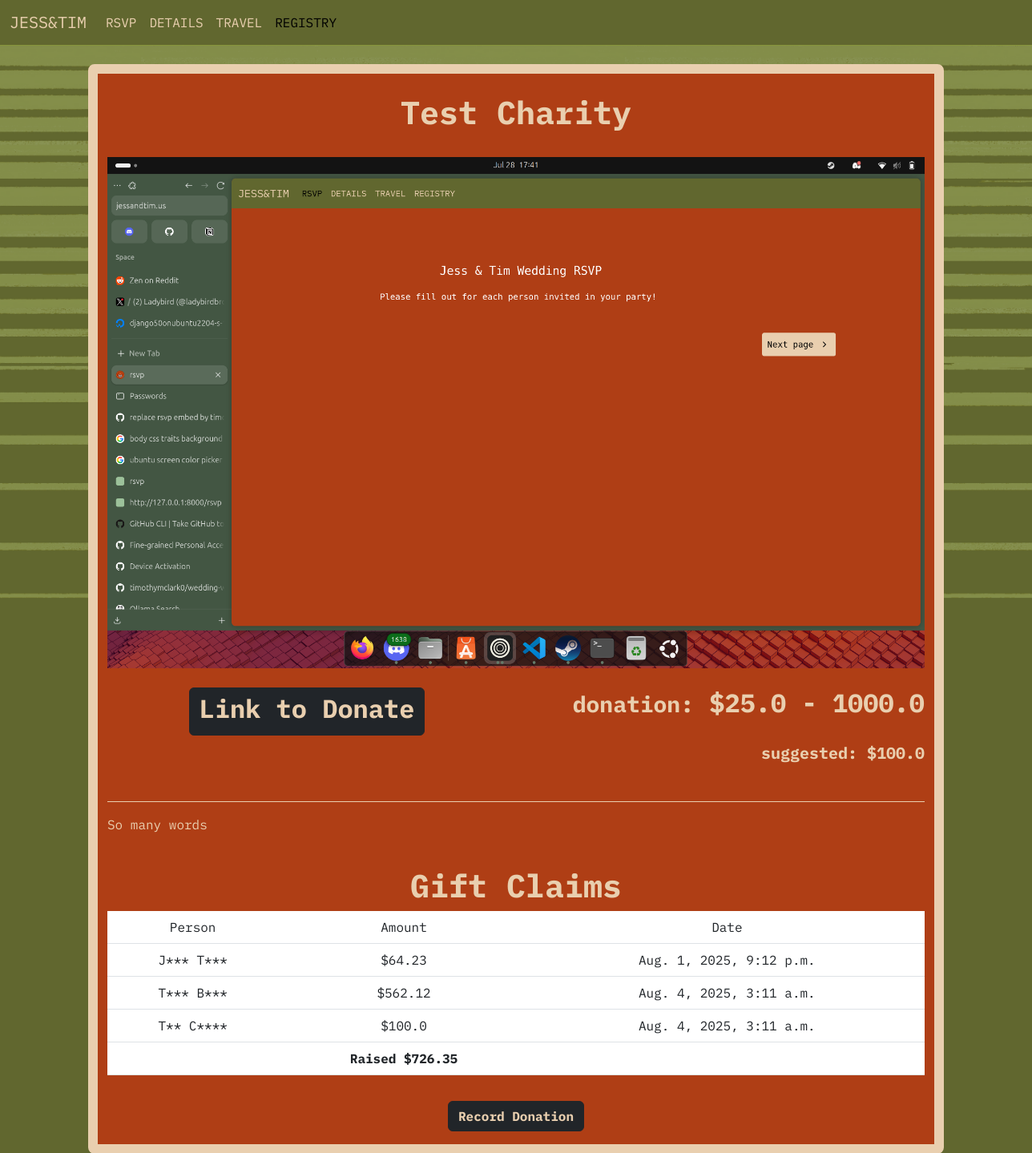
Page /registry/gift/charitable-option on the committed database.
### registry/models.py (models this page shows, shortened)
class Gift(models.Model):
    name = models.CharField(max_length=255)
    description = models.TextField(max_length = 5000, null = True, blank = True)
    price = models.FloatField()
    price_range_low = models.FloatField(null=True, blank=True)
    price_range_high = models.FloatField(null = True, blank=True)
    url = models.URLField(null=True)
    thumbnail_base = models.FileField(null = True, blank=True)
    thumbnail = models.FileField(null=True, blank=True)
    slug = models.CharField(max_length=255)
    number_requested = models.IntegerField(default=1)

class Claim(models.Model):
    name = models.CharField(max_length=255)
    claimed_gift = models.ForeignKey(Gift, on_delete=models.CASCADE)
    quantity = models.IntegerField(default = 1)
    amount = models.FloatField(null=True, blank=True)
    time = models.DateTimeField(default = timezone.now)
    visible = models.BooleanField(default=True)

### registry/views.py (the view)
# urls.py: path('gift/<str:slug>', gift_page, name='gift_page'),
def gift_page(request, slug):
    gift_obj = get_object_or_404(Gift, slug=slug)
    claims = Claim.objects.filter(claimed_gift=gift_obj, visible=True)
    total = sum([x.amount for x in claims if x.amount])
    context = {'gift': gift_obj, 'claims': claims, 'total':total}
    return render(request, 'registry/gift_page.html', context)

### registry/templatetags/anonymize.py (called while the page is built)
@register.filter
@stringfilter
def hide_name(value):
    all_words = value.split(' ')
    all_words = ' '.join([x[0] + (len(x) - 1)*'*' for x in all_words])
    return all_words

### registry/templates/registry/gift_page.html (shortened to what this page needs)
{% extends 'registry/base.html' %}
{% load static %}
{% load anonymize %}
{% load tz %}
{% block content %}
<nav class="navbar navbar-expand-lg bg-body-tertiary" style="z-index:99999999999999999999999999999">
    <div class="container-fluid align-items-center">
        <a class="navbar-brand ibm-plex-mono-regular rsvp-light-txt" href="{% url 'savedate:savethedate' %}">JESS&TIM</a>
        <div class="collapse navbar-collapse" id="navbarNav">
            <ul class="navbar-nav">
                <li>
                    <a class="nav-link ibm-plex-mono-regular rsvp-light-txt" href="{% url 'savedate:notion' 'rsvp' %}">RSVP</a>
                </li>
                <li>
                    <a class="nav-link ibm-plex-mono-regular rsvp-light-txt" href="{% url 'savedate:notion' 'details' %}">DETAILS</a>
                </li>
                <li>
                    <a class="nav-link ibm-plex-mono-regular rsvp-light-txt" href="{% url 'savedate:notion' 'travel' %}">TRAVEL</a>
                </li>
                <li>
                    <a class="nav-link active ibm-plex-mono-regular rsvp-light-txt" aria-current="page" href="{% url 'registry:registry' %}">REGISTRY</a>
                </li>
            </ul>
        </div>
    </div>
</nav>
<div class="background-img" >
    <div class="container">
        <div class="row g-4 m-4 gift-card">
            <div class="col-md-12">
                <h1 class="ibm-plex-mono-bold rsvp-light-txt text-center">{{ gift.name }}</h1>
            </div>
            <div class="col-md-12 text-center">
                <img src="{{ gift.thumbnail_base }}" class="img-fluid">
            </div>
            <div class="col-md-6 text-center">
                {% if gift.price_range_low %}
                <a class="btn btn-dark" href={{ gift.url }}><h2 class="ibm-plex-mono-bold rsvp-light-txt">Link to Donate</h2></a>
                {% else %}
                <a class="btn btn-dark" href={{ gift.url }}><h2 class="ibm-plex-mono-bold rsvp-light-txt">Link to Gift</h2></a>
                {% endif %}
            </div>
            <div class="col-md-6 text-end">
                {% if gift.price_range_low %}
                <h2 class="ibm-plex-mono-bold rsvp-light-txt"><small>donation:</small> <b>${{ gift.price_range_low }} - {{ gift.price_range_high }}</b></h2><br>
                <h5 class="ibm-plex-mono-bold rsvp-light-txt">suggested: ${{gift.price}}<h5>
                {% else %}
                <h2 class="ibm-plex-mono-bold rsvp-light-txt"><small>price:</small> <b>${{ gift.price }}</b></h2>
                {% endif %}
            </div>
            <div class="col-md-12">
                <hr class="hr">
                <p class="ibm-plex-mono-regular rsvp-light-txt">{{ gift.description }}</p>
            </div>
            <div class="col-md-12">
                <h1 class="ibm-plex-mono-bold rsvp-light-txt text-center">Gift Claims</h1>
                <table class="table text-center">
                    <thead>
                        <tr>
                            <th scope="col" class="ibm-plex-mono-regular rsvp-light-txt">Person</th>
                            <th scope="col" class="ibm-plex-mono-regular rsvp-light-txt">Amount</th>
                            <th scope="col" class="ibm-plex-mono-regular rsvp-light-txt">Date</th>
                        </tr>
                    </thead>
                    <tbody>
                        {% for p in claims %}
                        <tr>
                            <th scope="row" class="ibm-plex-mono-regular rsvp-light-txt">{{ p.name|hide_name }}</th>
                            <td class="ibm-plex-mono-regular rsvp-light-txt">${{ p.amount}}</td>
                            <td class="ibm-plex-mono-regular rsvp-light-txt">{{ p.time|localtime }}</td>
                        </tr>
                        {% endfor %}
                    </tbody>
                    <tfoot>
                        <th scope="row"></th>
                        {% if gift.price_range_low %}
                        <td scope="row" class="ibm-plex-mono-bold rsvp-light-txt">Raised ${{ total }}</td>
                        {% else %}
                        <td scope="row" class="ibm-plex-mono-bold rsvp-light-txt">Covered ${{ total }} / ${{ gift.price }}</td>
                        {% endif %}
                        <td></td>
                    </tfoot>
                </table>
            </div>
            <div class="col-md-12 text-center my-3">
                {% if gift.price_range_low %}
                <button id="claim-button" class="btn btn-dark ibm-plex-mono-bold rsvp-light-txt" onclick="showHideForm()">Record Donation</button>
                {% else %}
                <button id="claim-button" class="btn btn-dark ibm-plex-mono-bold rsvp-light-txt" onclick="showHideForm()">Claim this gift</button>
                {% endif %}
            </div>
        </div>
    </div>
</div>
{% endblock %}

### savedate/static/css/main.css (style rules this page uses)
.ibm-plex-mono-regular { font-family: "IBM Plex Mono", monospace; font-weight: 400; font-style: normal; }
.ibm-plex-mono-bold { font-family: "IBM Plex Mono", monospace; font-weight: 700; font-style: normal; }
.rsvp-light-txt { color: rgb(233, 207, 175); }

### rows in the picture
Gift: name "Test Charity", thumbnail_base (picture), price_range_low "25.0", price_range_high "1000.0", price "100.0", description "So many words"
Claim: name|hide_name "J*** T***", amount "64.23", time "Aug. 1, 2025, 9:12 p.m."
Claim: name|hide_name "T*** B***", amount "562.12", time "Aug. 4, 2025, 3:11 a.m."
Claim: name|hide_name "T** C****", amount "100.0", time "Aug. 4, 2025, 3:11 a.m."

### other values in the picture
{{ total }} "726.35"
